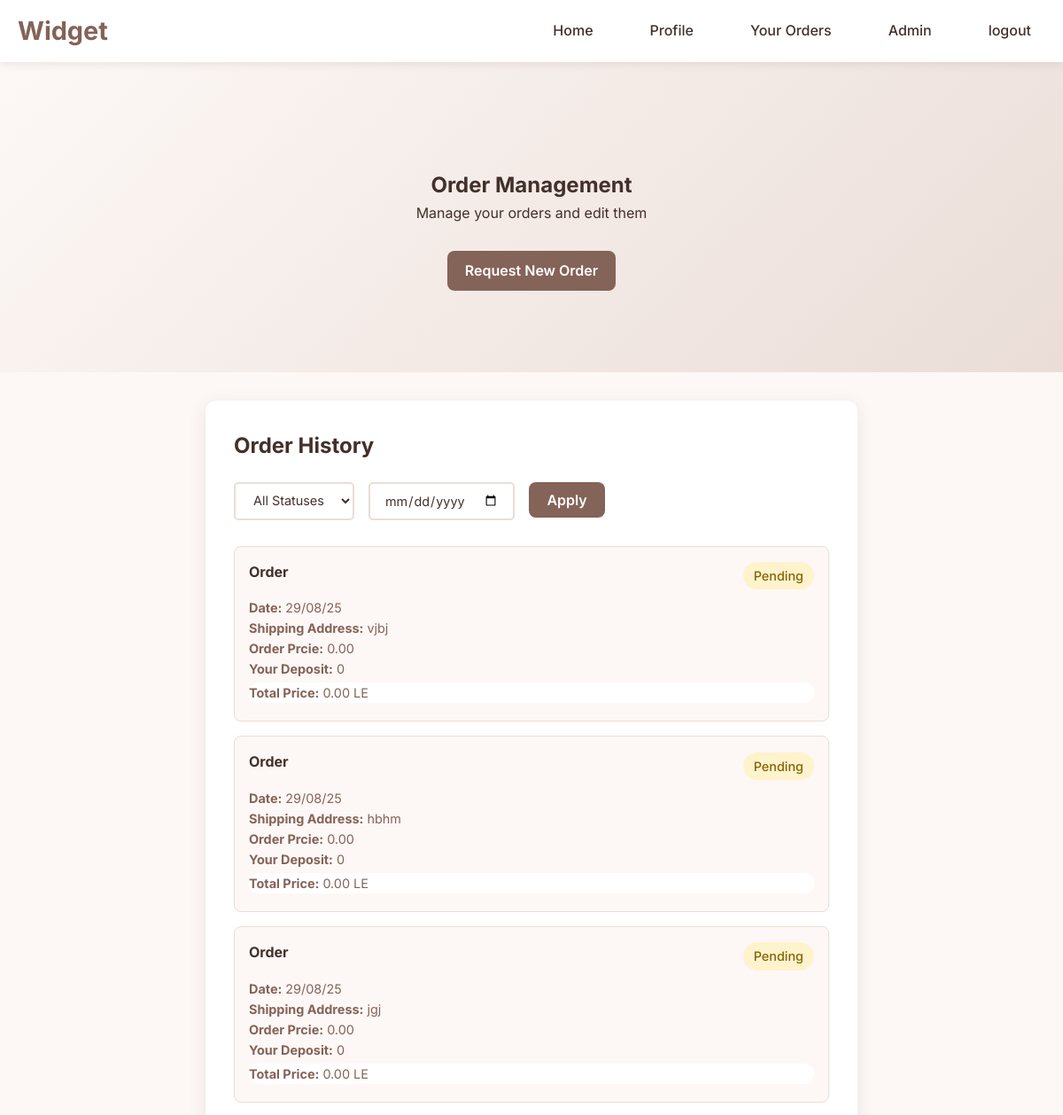
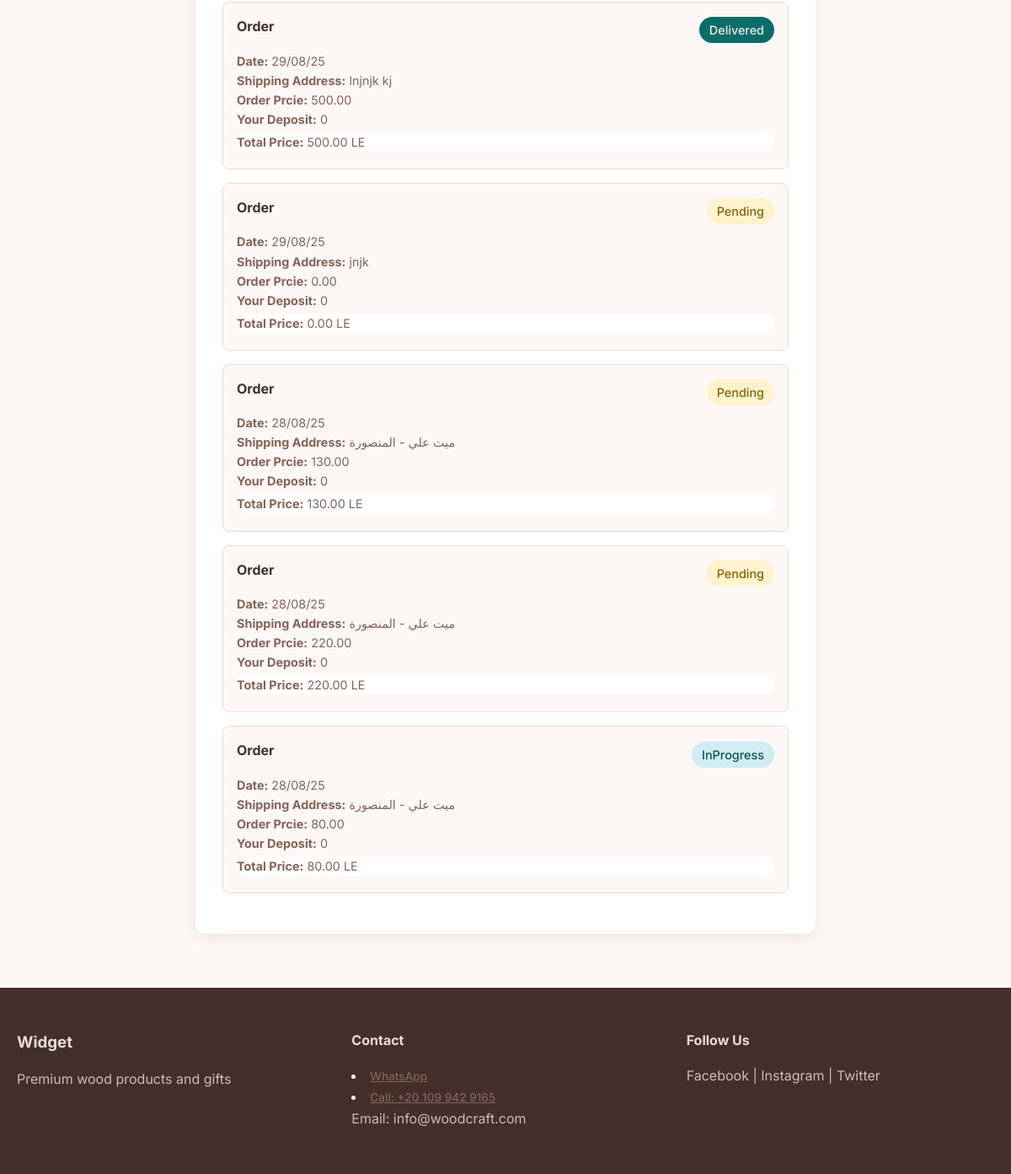
The page /orders/ (signed in) on the database its author committed (2 pictures, top to bottom).
### base/models.py (models this page shows, shortened)
class Order(models.Model):
    STATUS_CHOICES = (
        ('Pending', 'Pending'),
        ('InProgress', 'In Progress'),
        ('Completed', 'Completed'),
        ('Cancelled', 'Cancelled'),
        ('Delivered', 'Delivered'),
    )
    user = models.ForeignKey(User, on_delete=models.CASCADE)
    details = models.TextField()
    image = models.ImageField(upload_to='order_images/', blank=True, null=True)
    full_address = models.CharField(max_length=255, default='', blank=True)
    status = models.CharField(max_length=20, choices=STATUS_CHOICES, default='Pending')
    is_quick = models.BooleanField(default=False)
    price = models.DecimalField(max_digits=10, decimal_places=2, null=True, blank=True, default=0)
    paid = models.DecimalField(max_digits=10, decimal_places=2, default=0)
    deposit = models.IntegerField(null=True, blank=True, default=0)
    due_date = models.DateTimeField(null=True, blank=True)
    created_at = models.DateTimeField(auto_now_add=True)
    updated_at = models.DateTimeField(auto_now=True)
    @property
    def real_order_price(self):
        return self.price + self.deposit
    class Meta:
        ordering = ['-created_at']

### base/views.py (the view)
# urls.py: path('orders/', views.user_orders, name='user_orders'),
@login_required(login_url='login')
def user_orders(request):
    user = request.user
    orders = Order.objects.filter(user=user)
    status_filter = request.GET.get('status_filter', '')
    date_filter = request.GET.get('date_filter', '')
    filters = {}
    if status_filter:
        filters['status__iexact'] = status_filter
    if date_filter:
        filters['due_date'] = date_filter
    orders = orders.filter(**filters).distinct()
    page_obj, page_orders, qs_prefix = paginate_queryset(request, orders, per_page=10)
    context = {'user': user, 'orders': page_orders, 'page_obj': page_obj, 'qs_prefix': qs_prefix}
    return render(request, 'base/orders.html', context)

### base/services/pagination.py (called while the page is built)
def paginate_queryset(request, queryset, per_page=15, page_param='page'):
    paginator = Paginator(queryset, per_page)
    page = request.GET.get(page_param, 1)
    try:
        page_obj = paginator.page(page)
    except PageNotAnInteger:
        page_obj = paginator.page(1)
    except EmptyPage:
        page_obj = paginator.page(paginator.num_pages)
    params = request.GET.copy()
    if page_param in params:
        params.pop(page_param)
    qs_prefix = urlencode(params, doseq=True)
    if qs_prefix:
        qs_prefix += '&'
    return page_obj, page_obj.object_list, qs_prefix

### base/templates/base/orders.html (shortened to what this page needs)
{% extends 'main.html' %}
{% block content %}
    <section class="profile-header">
        <div class="container">
            <h1>Order Management</h1>
            <p>Manage your orders and edit them</p>
            <div class="btn-area">
                <a href="{% url 'get_order' %}" class="btn-primary">Request New Order</a>
            </div>
        </div>
    </section>
    <div class="orders-content">
        <div class="profile-section">
            <h3>Order History</h3>
            <form method="get">
                <div class="admin-controls">
                    <select class="filter-select" name="status_filter" id="statusFilter">
                        <option value="">All Statuses</option>
                    </select>
                    <input class="filter-select" type="date" name="date_filter" id="dateFilter" value="{{ request.GET.date_filter }}">
                    <button type="submit" class="btn-primary">Apply</button>
                </div>
            </form>
            {% for order in orders %}
            <a href="{% url 'uedit_order' order.id %}" class="card-link">
                <div class="order-item">
                    <div class="order-header">
                        <h4>Order</h4>
                        <span class="status-badge status-{{order.status}}">{{order.status}}</span>
                    </div>
                    <p><strong>Date:</strong> {{order.created_at|date:"d/m/y"}}</p>
                    <p><strong>Shipping Address:</strong> {{order.full_address}}</p>
                    <p><strong>Order Prcie:</strong> {{order.price}}</p>
                    <p><strong>Your Deposit:</strong> {{order.deposit}}</p>
                    <div class="profile-price">
                        <p><strong>Total Price:</strong> {{order.real_order_price}} LE</p>
                    </div>
                </div>
            </a>
            {% endfor %}
        </div>
    </div>
    {% endblock %}

### templates/main.html (shortened to what this page needs)
<!DOCTYPE html>
{% load static %}
<html lang="en">
<head>
    <link rel="stylesheet" href="{% static 'style/style.css' %}">
</head>
<body>
    {% include 'navbar.html' %}
    {% block content %}
    {% endblock %}
    {% include 'footer.html' %}
</body>
</html>

### templates/navbar.html (shortened to what this page needs)
<nav class="navbar">
        <div class="nav-container">
            <div class="nav-logo">
                <h2>Widget</h2>
            </div>
            <ul class="nav-menu">
                <li class="nav-item">
                    <a href="{% url 'home' %}" class="nav-link">Home</a>
                </li>
                <li class="nav-item">
                    <a href="{% url 'profile' %}" class="nav-link">Profile</a>
                </li>
                <li class="nav-item">
                    <a href="{% url 'user_orders' %}" class="nav-link">Your Orders</a>
                </li>
                {% if request.user.is_staff %}
                <li class="nav-item">
                    <a href="{% url 'admin_cards' %}" class="nav-link">Admin</a>
                </li>
                {% endif %}
                {% if user.is_authenticated %}
                <li class="nav-item">
                    <a href="{% url 'logout' %}" class="nav-link">logout</a>
                </li>
                {% else %}
                <li class="nav-item">
                    <a href="{% url 'signup' %}" class="nav-link">signup</a>
                </li>
                {% endif %}
            </ul>
        </div>
    </nav>

### templates/footer.html
<footer class="footer">
        <div class="container">
            <div class="footer-content">
                <div class="footer-section">
                    <h3>Widget</h3>
                    <p>Premium wood products and gifts</p>
                </div>
                <div class="footer-section">
                    <h4>Contact</h4>
                    <li><a class="info-label" href="https://wa.me/+201099429165" target="_blank">WhatsApp</a></li>
                    <li><a class="info-label" href="tel:+201099429165">Call: +20 109 942 9165</a></li>
                    <p>Email: info@woodcraft.com</p>
                </div>
                <div class="footer-section">
                    <h4>Follow Us</h4>
                    <p>Facebook | Instagram | Twitter</p>
                </div>
            </div>
        </div>
    </footer>

### static/style/style.css (style rules this page uses)
* { margin: 0; padding: 0; box-sizing: border-box; }
body { font-family: 'Inter', sans-serif; line-height: 1.6; color: #43302b; background-color: #fdf8f6; }
.container { max-width: 1200px; margin: 0 auto; padding: 0 20px; }
.navbar { background-color: #fff; box-shadow: 0 2px 10px rgba(67, 48, 43, 0.1); position: fixed; top: 0; width: 100%; z-index: 1000; }
.nav-container { max-width: 1200px; margin: 0 auto; padding: 0 20px; display: flex; justify-content: space-between; align-items: center; height: 70px; }
.nav-logo h2 { color: #846358; font-weight: 700; font-size: 1.8rem; }
.nav-menu { display: flex; list-style: none; gap: 2rem; }
.nav-link { text-decoration: none; color: #43302b; font-weight: 500; transition: color 0.3s ease; padding: 0.5rem 1rem; border-radius: 5px; }
.btn-primary { display: inline-block; background-color: #846358; color: white; padding: 12px 30px; text-decoration: none; border-radius: 8px; font-weight: 600; transition: all 0.3s ease; border: none; cursor: pointer; font-size: 1rem; }
.btn-area { padding: 1.5rem; }
.footer { background-color: #43302b; color: white; padding: 50px 0 20px; }
.footer-content { display: grid; grid-template-columns: repeat(auto-fit, minmax(250px, 1fr)); gap: 2rem; margin-bottom: 2rem; }
.footer-section h3, .footer-section h4 { margin-bottom: 1rem; color: #eaddd7; }
.footer-section p { color: #d2bab0; line-height: 1.6; }
.profile-header { background: linear-gradient(135deg, #fdf8f6 0%, #eaddd7 100%); padding: 120px 0 60px; text-align: center; margin-top: 70px; }
.orders-content { max-width: 800px; margin: 0 auto; padding: 2rem; }
.profile-section { background-color: white; border-radius: 12px; padding: 2rem; margin-bottom: 2rem; box-shadow: 0 4px 20px rgba(67, 48, 43, 0.1); }
.profile-section h3 { color: #43302b; margin-bottom: 1rem; font-size: 1.5rem; }
.order-item { border: 1px solid #eaddd7; border-radius: 8px; padding: 1rem; margin-bottom: 1rem; background-color: #fdf8f6; }
.order-item h4 { color: #43302b; margin-bottom: 0.5rem; }
.order-item p { color: #846358; font-size: 0.9rem; }
.status-badge { padding: 4px 12px; border-radius: 20px; font-size: 0.9rem; font-weight: 500; }
.status-Pending { background-color: #fff3cd; color: #856404; }
.status-InProgress { background-color: #d1ecf1; color: #0c5460; }
.status-Delivered { background-color: #0b6c69; color: #edebe7; }
.profile-price { background-color: #ffffff; border-radius: 12px; margin: 0.25rem 0; }
.order-header { display: flex; justify-content: space-between; align-items: center; margin-bottom: 0.5rem; }
.btn-primary { display: inline-block; background-color: #846358; color: white; padding: 10px 20px; margin-bottom: 0.5rem; margin-top: 0.3rem; text-decoration: none; border-radius: 8px; font-weight: 600; transition: all 0.3s ease; border: none; cursor: pointer; font-size: 1rem; font-family: inherit; }
.info-label { font-size: 0.85rem; color: #846358; font-weight: 500; }
.card-link { text-decoration: none; }
.admin-controls { display: flex; gap: 1rem; margin-bottom: 1.5rem; flex-wrap: wrap; align-items: center; }
.filter-select { padding: 10px 16px; border: 2px solid #eaddd7; border-radius: 5px; background-color: white; color: #43302b; font-size: 0.9rem; font-family: inherit; }
.info-label { font-size: 0.85rem; color: #846358; font-weight: 500; margin-bottom: 0.25rem; }

### rows shown on the page
Order: status "Pending", created_at "29/08/25", full_address "vjbj", price "0.00", deposit "0", real_order_price "0.00"
Order: status "Pending", created_at "29/08/25", full_address "hbhm", price "0.00", deposit "0", real_order_price "0.00"
Order: status "Pending", created_at "29/08/25", full_address "jgj", price "0.00", deposit "0", real_order_price "0.00"
Order: status "Delivered", created_at "29/08/25", full_address "lnjnjk kj", price "500.00", deposit "0", real_order_price "500.00"
Order: status "Pending", created_at "29/08/25", full_address "jnjk", price "0.00", deposit "0", real_order_price "0.00"
Order: status "Pending", created_at "28/08/25", full_address "ميت علي - المنصورة", price "130.00", deposit "0", real_order_price "130.00"
Order: status "Pending", created_at "28/08/25", full_address "ميت علي - المنصورة", price "220.00", deposit "0", real_order_price "220.00"
Order: status "InProgress", created_at "28/08/25", full_address "ميت علي - المنصورة", price "80.00", deposit "0", real_order_price "80.00"
